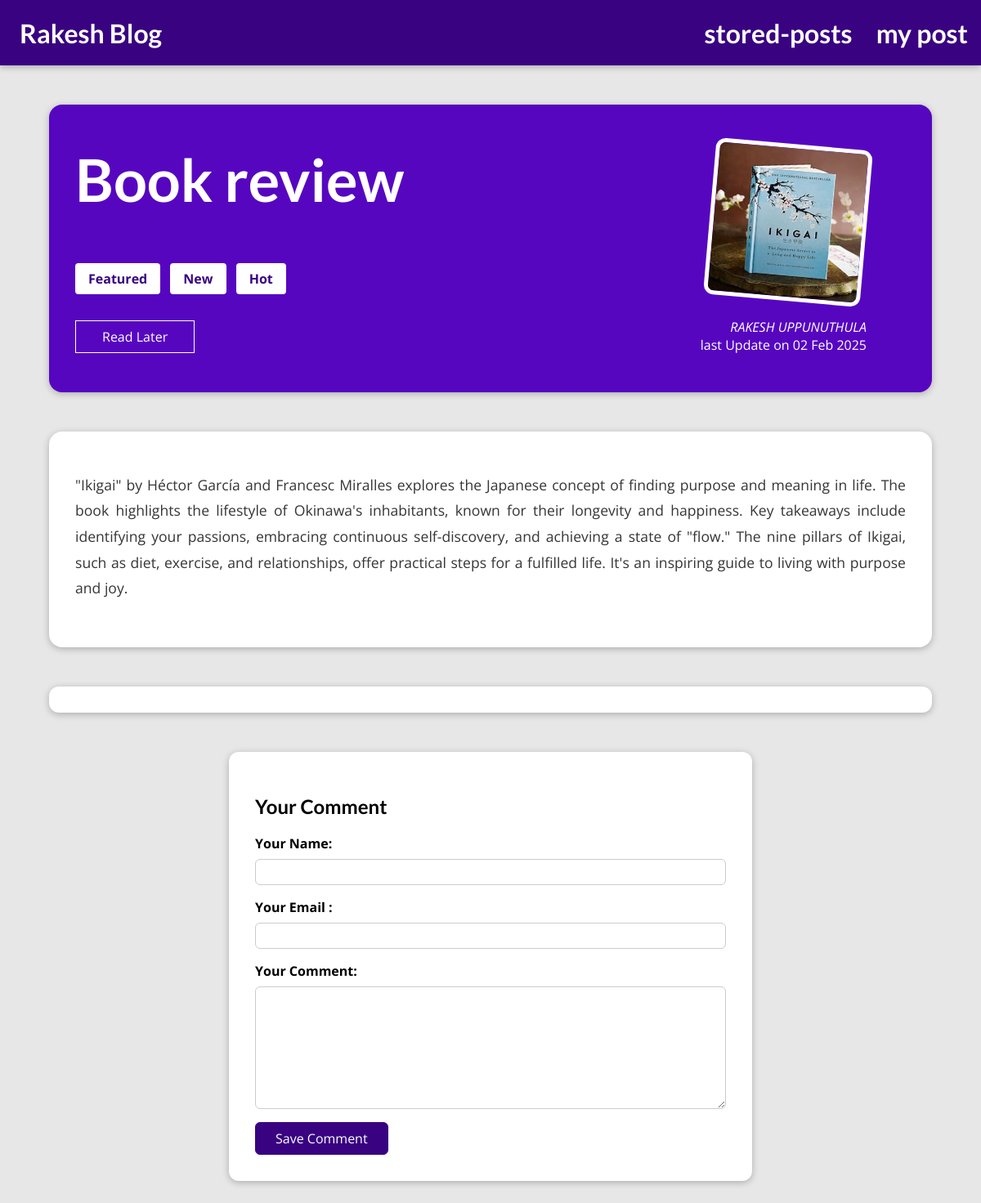
Page /posts/book-review on the earlier database version.
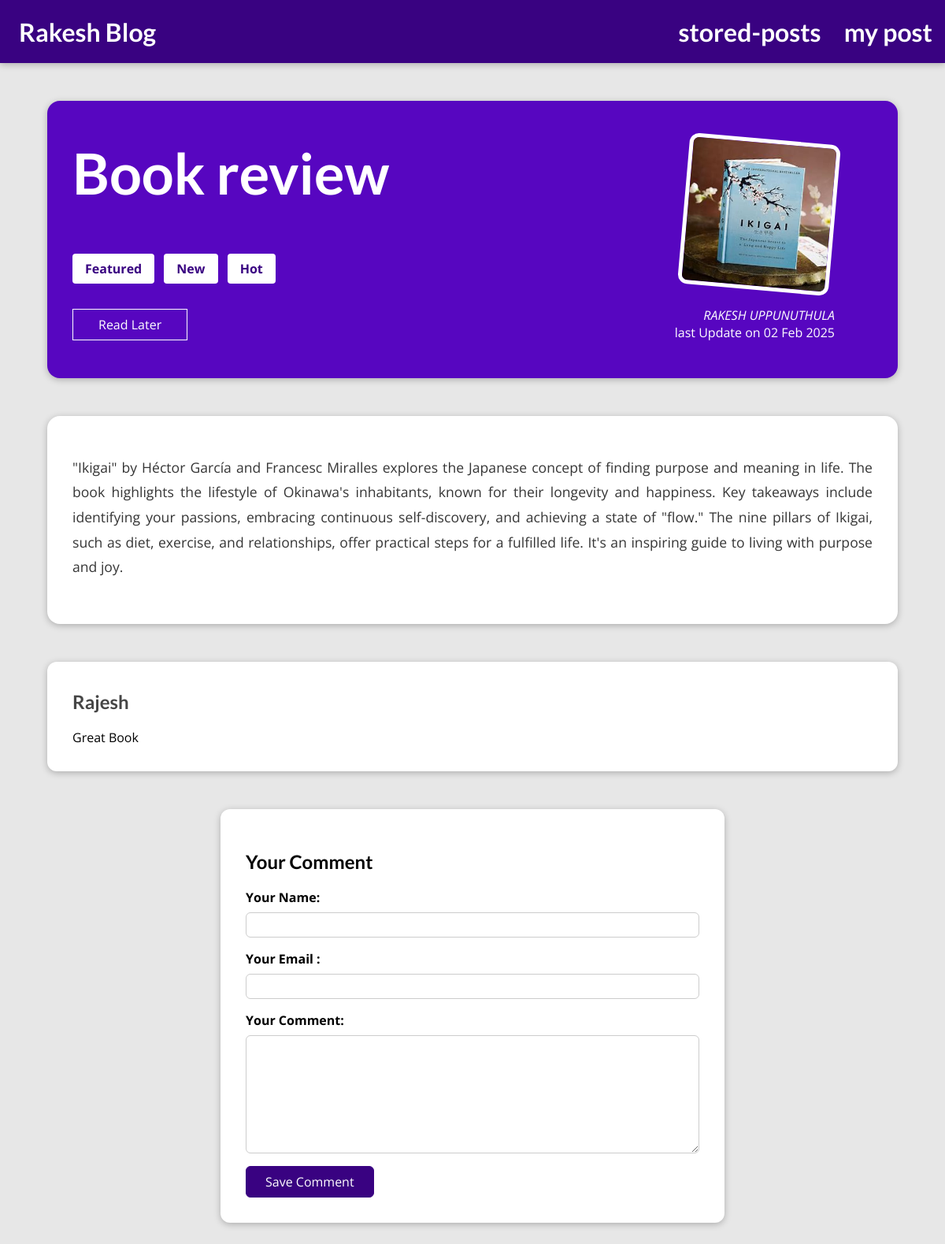
Same page on the later database version.
### blog/models.py (models this page shows, shortened)
class post(models.Model):
    title = models.CharField(max_length=150)
    Excerpt = models.CharField(max_length=200)
    image =models.ImageField(upload_to="posts",null=True)
    Date = models.DateField(auto_now=True)
    slug =models.SlugField(unique=True,db_index=True)
    content=models.TextField(validators=[MinLengthValidator(10)])
    Author =models.ForeignKey(Author,on_delete=models.SET_NULL, null=True,related_name="posts")
    Tags=models.ManyToManyField(Tag)

class Tag(models.Model):
    caption=models.CharField(max_length=20)

class Author(models.Model):
    First_Name =models.CharField(max_length=200)
    Last_Name = models.CharField(max_length=200)
    Email_Address =models.EmailField()
    def Full_Name(self):
        return f"{self.First_Name} {self.Last_Name}"
    def __str__(self):
        return self.Full_Name()

class Comment(models.Model):
    user_name= models.CharField(max_length=120)
    user_email =models.EmailField()
    text = models.TextField(max_length=400)
    post=models.ForeignKey(post,on_delete=models.CASCADE,related_name="comments")

### blog/views.py (the view, shortened to what this page needs)
# urls.py: path("posts/<slug:slug>", views.post_detail.as_view(), name="post-detail-page"),
class post_detail(View):
    def saved_for_later(self,request,post_id):
        stored_posts=request.session.get("stored_posts")
        if stored_posts is not None:
            is_saved_for_later =post_id in stored_posts
        else:
                is_saved_for_later =False
        return    is_saved_for_later
    def get(self, request, slug):
        Post = post.objects.get(slug=slug)
        context = {
            "post": Post,
            "post_tags": Post.Tags.all(),
            "comment_form":CommentForm(),
            "comments":Post.comments.all().order_by("-id"),
            "saved_for_later":self.saved_for_later(request,Post.id)
        }
        return render(request, "blog/post-detail.html",context)

### blog/forms.py
class CommentForm(forms.ModelForm):
    class Meta:
        model = Comment
        exclude =["post"]
        labels={"user_name":"Your Name","user_email":"Your Email :"
                ,"text":"Your Comment"}

### blog/templates/blog/post-detail.html (shortened to what this page needs)
{% extends "base.html" %}
{% load static %}
 {% block cssfiles %}
<link rel="stylesheet" href="{% static "blog/post-detail.css" %}"/>
 {% endblock %}
{% block content %}
<section id ="summary">
    <h2>{{ post.title }}</h2>
    <div>
        {% for tag in post_tags %}
        <span class="tag">{{ tag.caption }}</span>
        {% endfor  %}
    </div>
    <div id="ReadLater">
        <form action="{% url "read-later" %}" method='POST'>
            <button>
                {% if saved_for_later %}
                    Remove from "Read Later" List
                {% else %}
                    Read Later
                {% endif %}
            </button>
        </form>
    </div>
    <article>
        <img alt="{{ post.title }}" src="{{post.image.url}}"/>
        <address><a href="mailto:{{ post.Author.Email_Address }}">{{ post.Author }}</a></address>
        <div>
            last Update on  <time>{{post.Date|date:"d M Y"}}</time>
        </div>
    </article>
</section>
<main>
       {{post.content|linebreaks}}
</main>
<section id="comments">
    <ul>
        {% for comment in comments %}
        <li>
            <h2>{{ comment.user_name }}</h2>
            <p>{{comment.text|linebreaks}}</p>
        </li>
        {% endfor  %}
    </ul>
</section>
<section id="comment-form">
    <h2>Your Comment</h2>
    <form  action="{% url "post-detail-page" post.slug %}" method='POST'>
        {% for form_field in comment_form %}
        <div class="form-control  {% if form_field.errors %}invalid{% endif %}">
            {{ form_field.label_tag }}
            {{ form_field }}
        </div>
        {% endfor %}
        <button>Save Comment</button>
    </form>
</section>
{% endblock %}

### templates/base.html (shortened to what this page needs)
{% load static %}
<!DOCTYPE html>
<html lang="en">
<head>
    <link href="{% static "apps.css" %}" rel="stylesheet"></link>
    {% block cssfiles %} {% endblock %}
</head>
<body>
    <header id="main-navigation">
        <h1><a href="{% url "starting-page" %}">Rakesh Blog </a><h1>
        <nav><a href = "{% url "read-later" %}">stored-posts</a></nav>
        <nav><a href = "{% url "posts-page" %}">my post</a></nav>
     </header>
    {% block content%} {% endblock %}
</body>
</html>

### static/apps.css (style rules this page uses)
* { box-sizing: border-box; }
html { font-family: 'Open Sans', 'Lato', sans-serif; }
body { margin: 0; }
h1, h2, h3 { font-family: 'Lato', sans-serif; font-weight: bold; }
#main-navigation { width: 100%; height: 5rem; display: flex; justify-content: space-between; align-items: center; padding: 0 10%; position: absolute; top: 0; left: 0; }
#main-navigation a { text-decoration: none; color: white; font-weight: bold; margin-left: 0.5rem }
#main-navigation nav { display: inline-block; margin-left: 15px; }

### blog/static/blog/post-detail.css (style rules this page uses)
body { background-color: #e7e7e7; margin: 0; padding: 0; }
#summary { margin: 8rem auto 3rem auto; padding: 2rem; width: 90%; max-width: 90rem; border-radius: 16px; background-color: #5706c0; position: relative; box-shadow: 0 2px 8px rgba(0, 0, 0, 0.25); height: 22rem; }
#summary h2 { color: white; font-size: 4.5rem; margin-top: 0; padding-top: 1rem; }
#summary article { position: absolute; top: 2rem; right: 3rem; padding: 1rem 2rem; border-radius: 12px; text-align: right; color: white; }
#summary article img { width: 12rem; height: 12rem; border-radius: 12px; transform: rotateZ(5deg); border: 5px solid white; margin-bottom: 1rem; }
main { width: 90%; max-width: 90rem; margin: 0 auto 3rem auto; padding: 2rem; background-color: white; border-radius: 16px; box-shadow: 0 2px 8px rgba(0, 0, 0, 0.25); }
main p { font-size: 1.1rem; line-height: 1.8; color: #353535; margin-bottom: 1.5rem; text-align: justify; }
#main-navigation { background-color: #390281; box-shadow: 0 2px 8px rgba(0, 0, 0, 0.25); padding: 1rem; position: fixed; top: 0; left: 0; width: 100%; z-index: 1; }
.tag { background-color: white; color: #390281; padding: 0.5rem 1rem; border-radius: 4px; margin-right: 0.5rem; display: inline-block; font-weight: bold; text-align: center; }
#summary a { color: white; text-decoration: none; }
.form-control { margin-bottom: 1rem; }
#comment-form button { font: inherit; background-color: #390281; color: white; border: 1px solid #390281; padding: 0.5rem 1.5rem; border-radius: 6px; cursor: pointer; }
#comment-form { margin: 3rem auto; width: 90%; max-width: 40rem; border-radius: 12px; background-color: white; box-shadow: 0 2px 8px rgba(0, 0, 0, 0.25); padding: 2rem; }
.form-control label { font-weight: bold; margin-bottom: 0.5rem; display: block; }
.form-control input, .form-control textarea { display: block; width: 100%; font: inherit; padding: 0.25rem; border-radius: 6px; box-sizing: border-box; margin-bottom: 1rem; border: 1px solid #ccc; }
.form-control textarea { height: 150px; resize: vertical; }
#comments { margin: 3rem auto; width: 90%; max-width: 70rem; border-radius: 12px; background-color: white; box-shadow: 0 2px 8px rgba(0, 0, 0, 0.25); padding: 1rem 2rem; }
#comments ul { list-style: none; margin: 0; padding: 0; }
#comments li { margin-bottom: 1rem; border-bottom: 2px solid #ccc; }
#comments li:last-of-type { border-bottom: none; }
#comments h2 { color: #464646; }
#ReadLater { margin:2rem 0; }
#ReadLater button { background-color: transparent; border: 1px solid white; padding: 0.5rem 2rem; font: inherit; color: white; cursor: pointer; }

Differences in the rows shown:
added Comment: user_name "Rajesh", text "Great Book"
